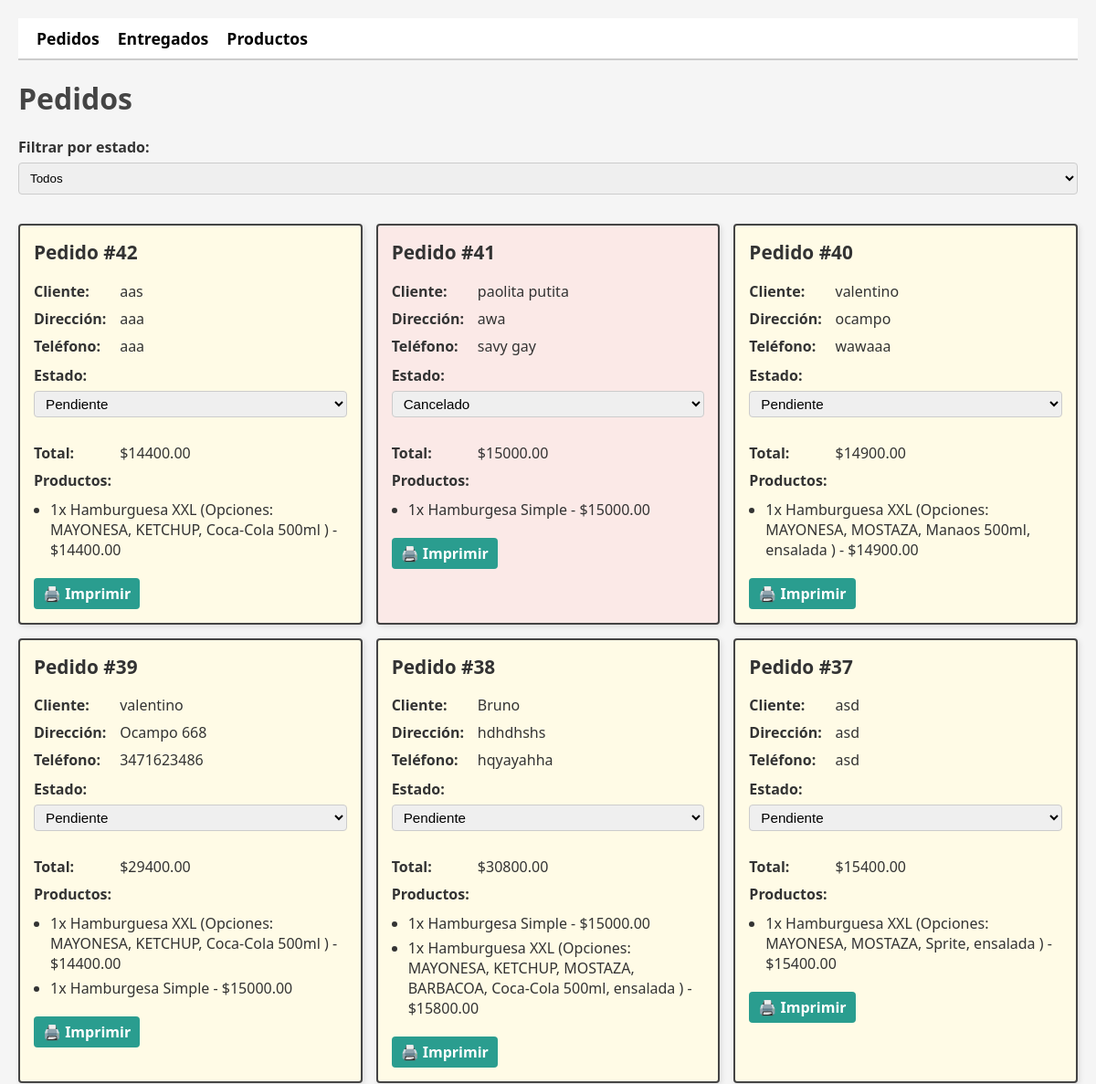
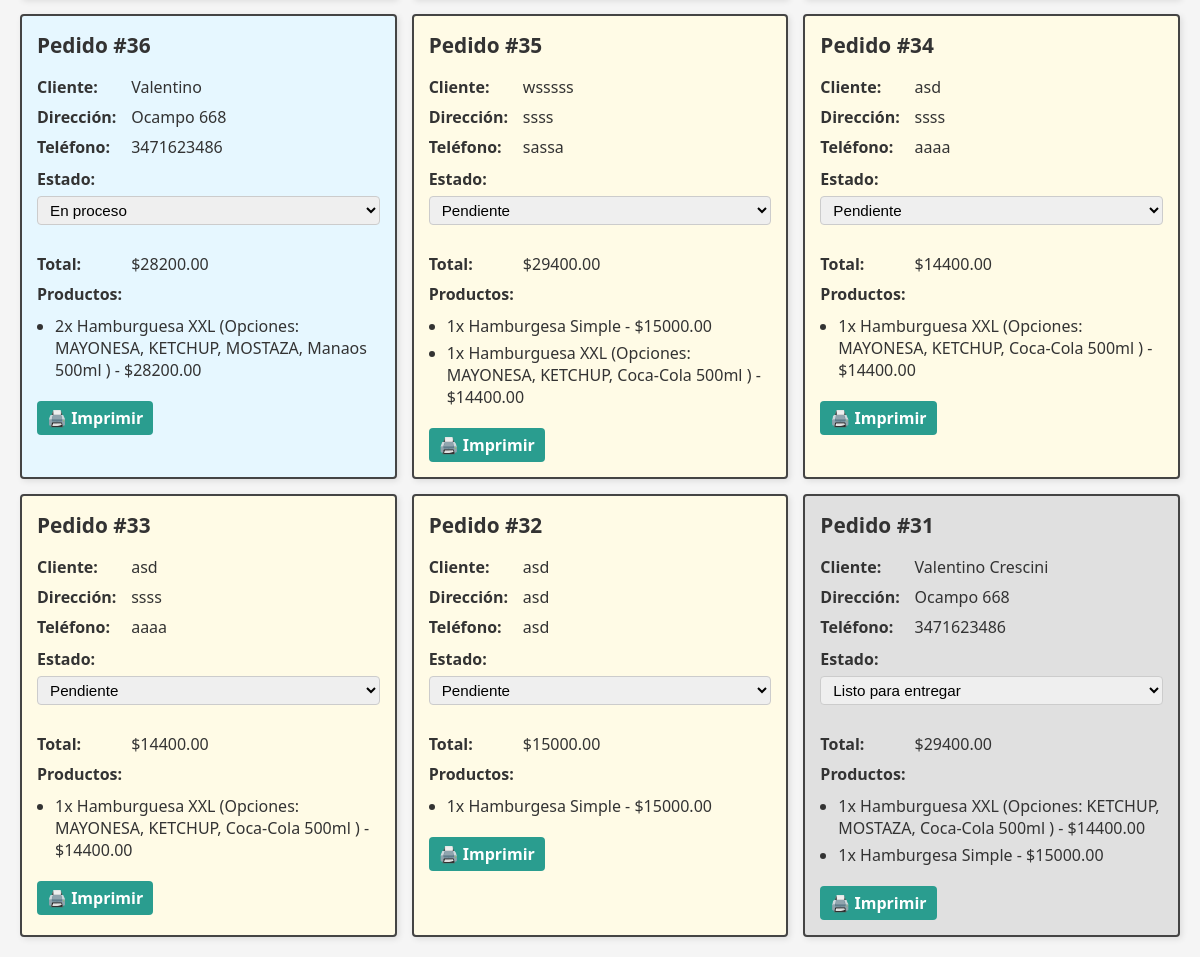
/panel/pedidos/, run on the app's committed database (2 pictures, top to bottom).
### mi_app/models.py (models this page shows, shortened)
class Pedido(models.Model):
    ESTADOS = [
        ('pendiente', 'Pendiente'),
        ('proceso', 'En proceso'),
        ('listo', 'Listo para entregar'),
        ('entregado', 'Entregado'),
        ('cancelado', 'Cancelado'),
    ]
    cliente_nombre = models.CharField(max_length=100)
    cliente_direccion = models.CharField(max_length=200)
    cliente_telefono = models.CharField(max_length=20, blank=True)
    total = models.DecimalField(max_digits=10, decimal_places=2, default=0)
    estado = models.CharField(max_length=20, choices=ESTADOS, default='pendiente')
    fecha_creacion = models.DateTimeField(auto_now_add=True)

class PedidoProducto(models.Model):
    pedido = models.ForeignKey(Pedido, on_delete=models.CASCADE, related_name='items')
    producto = models.ForeignKey(Producto, on_delete=models.CASCADE)
    cantidad = models.PositiveIntegerField(default=1)
    opciones_seleccionadas = models.ManyToManyField(PersonalizacionOpcion, blank=True)
    def subtotal(self):
        subtotal_base = self.producto.precio * self.cantidad
        extras = sum([op.precio_extra for op in self.opciones_seleccionadas.all()])
        return subtotal_base + (extras * self.cantidad)

class Producto(models.Model):
    nombre = models.CharField(max_length=100)
    descripcion = models.TextField(blank=True)
    precio = models.DecimalField(max_digits=8, decimal_places=2)
    categoria = models.CharField(max_length=50)
    disponible = models.BooleanField(default=True)
    personalizable = models.BooleanField(default=False)
    campos_personalizacion = models.ManyToManyField('PersonalizacionCampo', blank=True, related_name='productos')
    imagen = models.ImageField(upload_to='productos/', blank=True, null=True)  # 👈 campo nuevo

class PersonalizacionOpcion(models.Model):
    campo = models.ForeignKey(PersonalizacionCampo, on_delete=models.CASCADE, related_name='opciones')
    nombre = models.CharField(max_length=100)
    precio_extra = models.DecimalField(max_digits=6, decimal_places=2, default=0)

### mi_app/views/admin.py (the view)
# urls.py: path('panel/pedidos/', views.pedidos_admin, name='pedidos_admin'),
def pedidos_admin(request):
    estado = request.GET.get('estado')
    pedidos = Pedido.objects.exclude(estado='entregado').order_by('-fecha_creacion')
    ultimo_pedido_id = pedidos.first().id if pedidos else None
    if estado:
        pedidos = pedidos.filter(estado=estado)
    return render(request, 'admin/pedidos_admin.html', {
        'pedidos': pedidos,
        'ultimo_pedido_id': ultimo_pedido_id,
    })

### mi_app/templates/admin/pedidos_admin.html (shortened to what this page needs)
{% load static %}
<link rel="stylesheet" href="{% static 'css/admin_panel.css' %}">
<nav class="admin-menu">
  <a href="{% url 'pedidos_admin' %}">Pedidos</a>
  <a href="{% url 'pedidos_entregados_admin' %}">Entregados</a>
  <a href="{% url 'productos_admin' %}">Productos</a>
</nav>
{% block titulo %}
<h1>Pedidos</h1>
{% endblock %}
{% block content %}
<link rel="stylesheet" href="{% static 'css/pedidos_admin.css' %}">
<form method="get" style="margin-bottom: 20px;">
  <label for="estado">Filtrar por estado:</label>
  <select id="estado" name="estado" onchange="this.form.submit()">
    <option value="">Todos</option>
  </select>
</form>
<div class="pedidos-grid">
  {% for pedido in pedidos %}
    <div class="pedido-card pedido-estado-{{ pedido.estado }}">
      <h2>Pedido #{{ pedido.id }}</h2>
      <div class="pedido-info"><strong>Cliente:</strong> {{ pedido.cliente_nombre }}</div>
      <div class="pedido-info"><strong>Dirección:</strong> {{ pedido.cliente_direccion }}</div>
      <div class="pedido-info"><strong>Teléfono:</strong> {{ pedido.cliente_telefono }}</div>
      <div class="pedido-estado" style="margin-top: 10px;"><strong>Estado:</strong>
        <form method="post" action="{% url 'cambiar_estado_pedido' pedido.id %}">
          <select name="estado" onchange="this.form.submit()">
            {% for key, label in pedido.ESTADOS %}
              <option value="{{ key }}" {% if pedido.estado == key %}selected{% endif %}>{{ label }}</option>
            {% endfor %}
          </select>
        </form>
      </div>
      <div class="pedido-info"><strong>Total:</strong> ${{ pedido.total }}</div>
      <div class="pedido-info"><strong>Productos:</strong></div>
      <ul class="productos-list">
        {% for item in pedido.items.all %}
          <li>
            {{ item.cantidad }}x {{ item.producto.nombre }}
            {% if item.opciones_seleccionadas.all %}
              (Opciones:
              {% for op in item.opciones_seleccionadas.all %}
                {{ op.nombre }}{% if not forloop.last %}, {% endif %}
              {% endfor %}
              )
            {% endif %}
            - ${{ item.subtotal|floatformat:2 }}
          </li>
        {% endfor %}
      </ul>
      <div class="pedido-actions">
        <a href="{% url 'imprimir_pedido' pedido.id %}" target="_blank">🖨️ Imprimir</a>
      </div>
    </div>
  {% empty %}
    <p>No hay pedidos para mostrar.</p>
  {% endfor %}
</div>
{% endblock %}

### mi_app/static/css/admin_panel.css (style rules this page uses)
h1 { margin-top: 20px; font-size: 2rem; color: #444; }
.admin-menu { background-color: #ffffff; padding: 10px 20px; border-bottom: 2px solid #ccc; margin-bottom: 20px; display: flex; gap: 20px; }
.admin-menu a { text-decoration: none; color: black; font-weight: bold; font-size: 1.1rem; }
.pedidos-grid { display: grid; grid-template-columns: repeat(auto-fill, minmax(280px, 1fr)); gap: 15px; }
.pedido-card { border: 2px solid #444; border-radius: 4px; padding: 15px; background: #e0e0e0; box-shadow: 2px 2px 6px rgba(0,0,0,0.1); }
.pedido-card h2 { margin-top: 0; font-size: 1.3rem; }
.pedido-info { margin: 8px 0; }
.pedido-info strong { display: inline-block; width: 90px; }
.pedido-estado select { padding: 4px 8px; font-size: 0.95rem; }
.pedido-actions a { display: inline-block; margin-top: 10px; padding: 6px 10px; background: #2a9d8f; color: white; text-decoration: none; border-radius: 4px; font-weight: bold; transition: background 0.2s; }
.pedido-estado-pendiente { background: #fffbe6; }
.pedido-estado-proceso { background: #e6f7ff; }
.pedido-estado-cancelado { background: #fbe9e7; }
.productos-list { margin: 10px 0; padding-left: 18px; }
.productos-list li { margin-bottom: 5px; }
form label { font-weight: bold; }
form input[type="text"], form input[type="number"], form input[type="file"], form select, form textarea { width: 100%; padding: 8px; margin: 6px 0 12px 0; border: 1px solid #ccc; border-radius: 4px; box-sizing: border-box; }

### data on the page
Pedido: id "42", cliente_nombre "aas", cliente_direccion "aaa", cliente_telefono "aaa", estado "Pendiente", total "14400.00"
PedidoProducto: cantidad "1", producto.nombre "Hamburguesa XXL", subtotal "14400.00"
PersonalizacionOpcion: nombre "MAYONESA"
PersonalizacionOpcion: nombre "KETCHUP"
PersonalizacionOpcion: nombre "Coca-Cola 500ml"
Pedido: id "41", cliente_nombre "paolita putita", cliente_direccion "awa", cliente_telefono "savy gay", estado "Cancelado", total "15000.00"
PedidoProducto: cantidad "1", producto.nombre "Hamburgesa Simple", subtotal "15000.00"
Pedido: id "40", cliente_nombre "valentino", cliente_direccion "ocampo", cliente_telefono "wawaaa", estado "Pendiente", total "14900.00"
PedidoProducto: cantidad "1", producto.nombre "Hamburguesa XXL", subtotal "14900.00"
PersonalizacionOpcion: nombre "MOSTAZA"
PersonalizacionOpcion: nombre "Manaos 500ml"
PersonalizacionOpcion: nombre "ensalada"
Pedido: id "39", cliente_nombre "valentino", cliente_direccion "Ocampo 668", cliente_telefono "3471623486", estado "Pendiente", total "29400.00"
PedidoProducto: cantidad "1", producto.nombre "Hamburguesa XXL", subtotal "14400.00"
PedidoProducto: cantidad "1", producto.nombre "Hamburgesa Simple", subtotal "15000.00"
Pedido: id "38", cliente_nombre "Bruno", cliente_direccion "hdhdhshs", cliente_telefono "hqyayahha", estado "Pendiente", total "30800.00"
PedidoProducto: cantidad "1", producto.nombre "Hamburgesa Simple", subtotal "15000.00"
PedidoProducto: cantidad "1", producto.nombre "Hamburguesa XXL", subtotal "15800.00"
PersonalizacionOpcion: nombre "BARBACOA"
Pedido: id "37", cliente_nombre "asd", cliente_direccion "asd", cliente_telefono "asd", estado "Pendiente", total "15400.00"
PedidoProducto: cantidad "1", producto.nombre "Hamburguesa XXL", subtotal "15400.00"
PersonalizacionOpcion: nombre "Sprite"
Pedido: id "36", cliente_nombre "Valentino", cliente_direccion "Ocampo 668", cliente_telefono "3471623486", estado "En proceso", total "28200.00"
PedidoProducto: cantidad "2", producto.nombre "Hamburguesa XXL", subtotal "28200.00"
Pedido: id "35", cliente_nombre "wsssss", cliente_direccion "ssss", cliente_telefono "sassa", estado "Pendiente", total "29400.00"
PedidoProducto: cantidad "1", producto.nombre "Hamburgesa Simple", subtotal "15000.00"
PedidoProducto: cantidad "1", producto.nombre "Hamburguesa XXL", subtotal "14400.00"
Pedido: id "34", cliente_nombre "asd", cliente_direccion "ssss", cliente_telefono "aaaa", estado "Pendiente", total "14400.00"
PedidoProducto: cantidad "1", producto.nombre "Hamburguesa XXL", subtotal "14400.00"
Pedido: id "33", cliente_nombre "asd", cliente_direccion "ssss", cliente_telefono "aaaa", estado "Pendiente", total "14400.00"
PedidoProducto: cantidad "1", producto.nombre "Hamburguesa XXL", subtotal "14400.00"
Pedido: id "32", cliente_nombre "asd", cliente_direccion "asd", cliente_telefono "asd", estado "Pendiente", total "15000.00"
PedidoProducto: cantidad "1", producto.nombre "Hamburgesa Simple", subtotal "15000.00"
Pedido: id "31", cliente_nombre "Valentino Crescini", cliente_direccion "Ocampo 668", cliente_telefono "3471623486", estado "Listo para entregar", total "29400.00"
PedidoProducto: cantidad "1", producto.nombre "Hamburguesa XXL", subtotal "14400.00"
PedidoProducto: cantidad "1", producto.nombre "Hamburgesa Simple", subtotal "15000.00"
